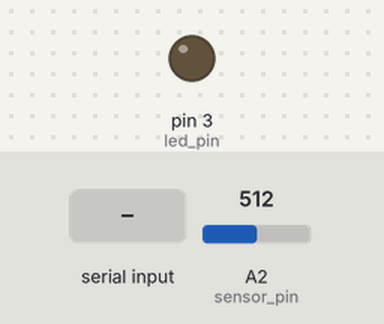
A sketch run on a simulated Arduino Uno, built with avr-gcc and run on an emulated ATmega328P. Parts: output pins drawn as LEDs (lit = HIGH). Inputs (shaded band) come from the test bench; at power-on: A2 (sensor_pin) = 512. What the sketch prints to the serial monitor is not drawn.

Above: at 1.2 s.
1.3 s: "u" received over Serial
At 2.2 s:
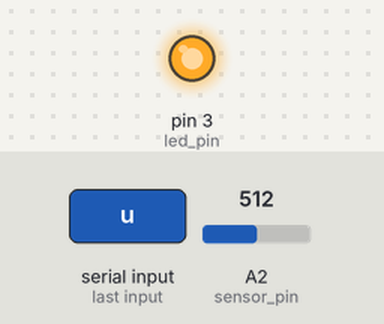
2.8 s: "d" received over Serial
At 3.3 s:
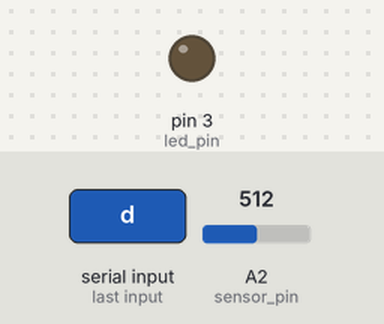
Timing chart, 0 to 5.8 s (numbered marks = the images above; inputs shaded):
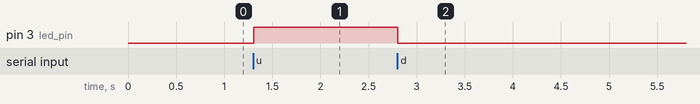

Measured:
- after the input at 1.3 s, pin 3 (led_pin): LOW → HIGH at once
- after the input at 2.8 s, pin 3 (led_pin): HIGH → LOW at once

The sketch:

du.ino
```cpp
#define led_pin 3
#define sensor_pin A2

void setup() {
  Serial.begin(9600);
  pinMode(led_pin, OUTPUT);
}

void loop() {
  if (Serial.available()  > 0) {
    char message = Serial.read();
    if (message == 'u') {
      digitalWrite(led_pin, HIGH);
    } else if (message == 'd'){
      digitalWrite(led_pin, LOW);
    } else {
      Serial.println("Unknown message");
    }
  }
  int val = analogRead(sensor_pin);
  Serial.println(val);
}
```
